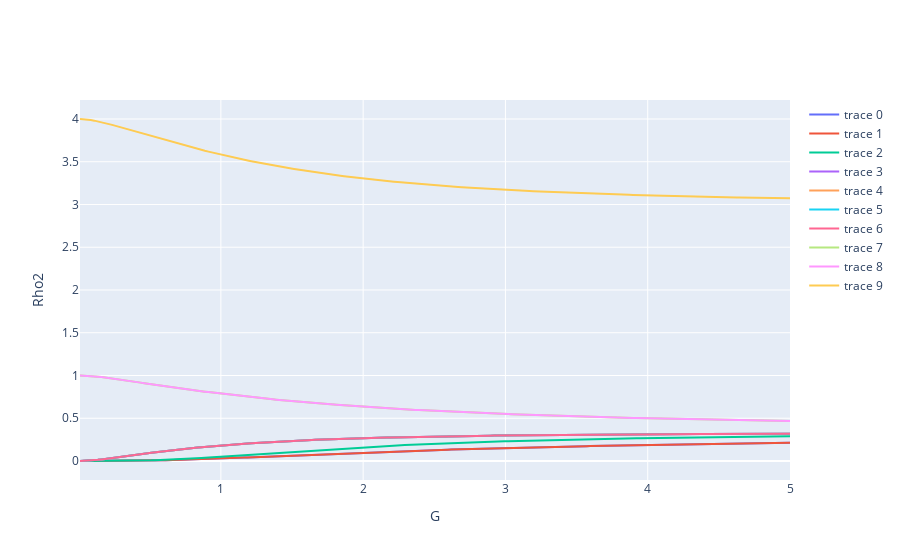

The notebook cell saved with this chart:
### Code cell
# Ploteamos
fig = go.Figure()
for x in range(0,size(2)):
    fig.add_trace(go.Scatter(
        x=g_range,
        y=rho2_range[:,x]
    ))
fig.update_layout(xaxis_title='G',
                   yaxis_title='Rho2')
fig.show()

### Figure 1 — Plotly figure (JSON) as saved in the notebook; plotly's stock layout.template omitted (floating-point values rounded to 4 significant figures; data arrays with more than 128 entries replaced by an {"elided": "..."} marker saying what was removed)
{"data": [{"type": "scatter", "x": {"elided": "200 float values"}, "y": {"elided": "200 float values"}}, {"type": "scatter", "x": {"elided": "200 float values"}, "y": {"elided": "200 float values"}}, {"type": "scatter", "x": {"elided": "200 float values"}, "y": {"elided": "200 float values"}}, {"type": "scatter", "x": {"elided": "200 float values"}, "y": {"elided": "200 float values"}}, {"type": "scatter", "x": {"elided": "200 float values"}, "y": {"elided": "200 float values"}}, {"type": "scatter", "x": {"elided": "200 float values"}, "y": {"elided": "200 float values"}}, {"type": "scatter", "x": {"elided": "200 float values"}, "y": {"elided": "200 float values"}}, {"type": "scatter", "x": {"elided": "200 float values"}, "y": {"elided": "200 float values"}}, {"type": "scatter", "x": {"elided": "200 float values"}, "y": {"elided": "200 float values"}}, {"type": "scatter", "x": {"elided": "200 float values"}, "y": {"elided": "200 float values"}}], "layout": {"xaxis": {"title": {"text": "G"}}, "yaxis": {"title": {"text": "Rho2"}}}}
